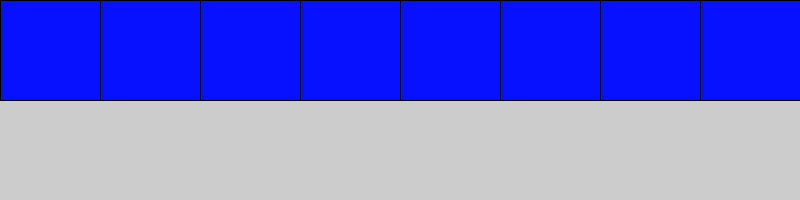
Frame 1 (no input)
Frame 60 (the mouse pressed at the canvas centre just before this capture): identical to frame 1, image omitted
Frame 120 (the mouse held since frame 60 and released just before this capture): identical to frame 1, image omitted

The Processing sketch that drew this single still picture (run headless with seeded random() and noise(); from frame 60 on, the mouse is pressed at the canvas centre):

// Processing sketch: week04_2
// ── week04_2.pde
//week04-2 好玩的程式設設計 Processing for(迴圈)+if(判斷)
//Ctrl-N 可開新的視窗來寫程式
void setup(){//設定的函式
 size(800, 200);//視窗大小800x200
}
void draw(){ //畫圖的函式
 for(int x=0; x<800; x += 100) { // for(迴圈)
  //Tool-色彩選擇器, 可以選擇你要的顏色, 再Copy複製, 再Ctrl-V貼
  //下面的 if 是判斷 mouse的X座標, 是否再 x... x+100 中間
  if (x < mouseX && mouseX < x+100) fill(#FF0808); //設定 紅色
  else fill(#0811FF); //否則, 設定填充 藍色
  rect( x, 0, 100, 100);
 }
}
